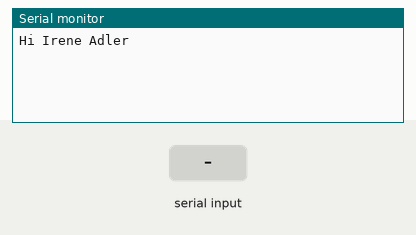
A sketch run on a simulated ESP8266 (NodeMCU). On the bench: the last lines printed to the serial monitor. Inputs (shaded band) come from the test bench. WiFi joins after 1.5 s; servers stay silent unless stated; uploads are accepted with an empty reply. At 2.9 s the program puts the board to deep sleep or switches it off; the recording ends there.

Above: at 0.9 s.
1.0 s: "1\n" received over Serial
At 1.5 s:
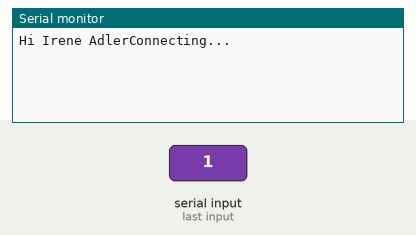
At 2.0 s:
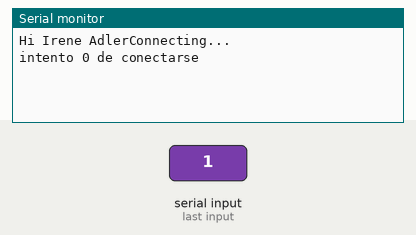

Measured:
- after the input at 1.0 s, the serial monitor: prints a new line after 0.10 s (image 1)

The sketch:

setup_probe.ino
```cpp
#include <ESP8266WiFi.h>
#include <ESP8266HTTPClient.h>
#include <string.h>

#include <ArduinoJson.h>
#include "wifiLibrary.h"


  char ssid[] = "Ingnovatech";          //  your network SSID (name)
  char password[] = "recyapp2021";
  char servername[]="taskcontrollersr7.herokuapp.com";
  char endPoint[]="/task/";


  const byte pin0 = 0;
  const byte pin2 = 2;
void setup() {
  // put your setup code here, to run once:

  pinMode(pin0, INPUT);
  pinMode(pin2, INPUT);
   Serial.begin(9600);


  delay(100);


    Serial.write("Hi Irene Adler");
    Serial.flush();

      while(Serial.available()==0){}

      String incomingString =Serial.readStringUntil('\n');
      serial_flush_buffer();


      StaticJsonBuffer<200> jsonBuffer;
  char json[] = "{\"sensor\":\"gps\",\"time\":1351824120,\"data\":[48.756080,2.302038]}";
  JsonObject& root = jsonBuffer.parseObject(json);

   delay(100);

  if(connectToWifiNetwork(String(ssid), String(password))){

       concentracionesSensores cs = {280.3, 78.36, 74.74, 85.4, 41.85, 20.8, 96.63 };
       WiFiClient client;
       sendSensorData(String(servername), String(endPoint), 80, cs, client, incomingString);

    }else{

      };


  ESP.deepSleep(0);


}

void loop() {


}

  void serial_flush_buffer(){
           Serial.available();
              while (Serial.read() >= 0); // do nothing
              }
```

wifiLibrary.h
```cpp
  struct concentracionesSensores{

    float NH3;
    float CO2;
    float CH4;
    float H2S;
    float SO2;
    float temperatura;
    float humedad;
  };


boolean connectToWifiNetwork(String wifiNetworkName, String password){
  /*función para conectarse a una red wifi*/

   int n=200; // cantidad de veces que se intenta conectar a la red
  WiFi.begin(wifiNetworkName,password);
  int i=0;// contador de veces que se intenta conectar

  Serial.println("Connecting...");
  Serial.flush();
  while (WiFi.status() != WL_CONNECTED && i<n)
  {

    //digitalWrite(GPIO2,HIGH);
    //digitalWrite(GPIO0,HIGH);

    delay(500);// Si NO SE ESPERA, NO SIRVE
    Serial.println("intento "+ String(i)+ " de conectarse");
    Serial.flush();
    i++;
  }

  if(WiFi.status() == WL_CONNECTED){
       Serial.println("Conectado a la red wifi");
       Serial.flush();
       Serial.print("Connected, IP address: ");
       Serial.flush();
       Serial.println(WiFi.localIP());
       Serial.flush();
       return true;
    }else{
      Serial.println("Error al conectarse a la wifi red wifi");
      Serial.flush();
      return false;
      }
 }


  boolean sendSensorData(String serverName, String endPoint, int port,  struct concentracionesSensores  cs, WiFiClient client, String text_probe){

     String queryString = "?Authorization="+String(cs.NH3)+"&co2="+String(cs.SO2)+"&so2="+String(cs.CO2)+"&text_probe="+text_probe;

     //String queryString=value;
     if (client.connect(serverName, port)) {
      Serial.println("connected to server:" + String(serverName));
      Serial.flush();
      // Make a HTTP request:
      client.println(String("POST ") +  String(endPoint) + queryString + String(" HTTP/1.1"));
      client.println("Host: " + String(serverName));
      client.println("Connection: close");
      client.println(); // end HTTP request header

      // send HTTP body
      client.println(queryString);


       Serial.println("esperando respuesta del servidor");
       Serial.flush();
       int counter=0;
       while((!client.available()) && (counter<10000)){
        delay(500);
        counter++;


         if(client.available()){
        // read an incoming byte from the server and print it to serial monitor:
          char c = client.read();
        Serial.println(String("respuesta del servidor: ")+ String(client.read()));
        Serial.flush();

         String line = client.readStringUntil('\r'); // la forma de la respuesta del servidor es "TP/1.1 200 OK"

         Serial.println(line);
         Serial.flush();
         break;
      }

      Serial.print(".");

        }

        // read an incoming byte from the server and print them to serial monitor:


        if(!client.connected())
        {
          // if the server's disconnected, stop the client:
          Serial.println("disconnected");
          client.stop();
         }

        return true;
     }
     else{
      return false;
      }

  }
```
